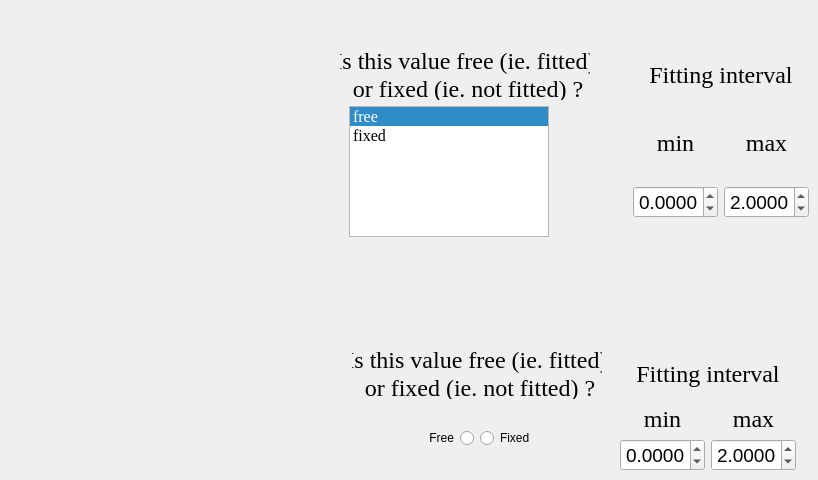
      <widget class="QWidget" name="t6_VB">
       <attribute name="title">
        <string>Page</string>
       </attribute>
       <widget class="QWidget" name="widget_4" native="true">
        <property name="geometry">
         <rect>
          <x>340</x>
          <y>50</y>
          <width>469</width>
          <height>421</height>
         </rect>
        </property>
        <layout class="QVBoxLayout" name="verticalLayout_2">
         <item>
          <layout class="QGridLayout" name="gridLayout_10">
           <item row="4" column="1">
            <layout class="QGridLayout" name="gridLayout_12">
             <item row="0" column="1">
              <widget class="QLabel" name="alpha0min_85">
               <property name="maximumSize">
                <size>
                 <width>105</width>
                 <height>403</height>
                </size>
               </property>
               <property name="font">
                <font>
                 <family>Times New Roman</family>
                 <pointsize>18</pointsize>
                </font>
               </property>
               <property name="contextMenuPolicy">
                <enum>Qt::PreventContextMenu</enum>
               </property>
               <property name="text">
                <string>min</string>
               </property>
               <property name="scaledContents">
                <bool>true</bool>
               </property>
               <property name="alignment">
                <set>Qt::AlignCenter</set>
               </property>
              </widget>
             </item>
             <item row="1" column="1">
              <widget class="QDoubleSpinBox" name="minalpha0_2">
               <property name="maximumSize">
                <size>
                 <width>85</width>
                 <height>16777215</height>
                </size>
               </property>
               <property name="font">
                <font>
                 <pointsize>14</pointsize>
                </font>
               </property>
               <property name="alignment">
                <set>Qt::AlignCenter</set>
               </property>
               <property name="decimals">
                <number>4</number>
               </property>
               <property name="minimum">
                <double>-100.000000000000000</double>
               </property>
               <property name="maximum">
                <double>100.000000000000000</double>
               </property>
               <property name="singleStep">
                <double>0.100000000000000</double>
               </property>
              </widget>
             </item>
             <item row="1" column="2">
              <widget class="QDoubleSpinBox" name="maxalpha0_2">
               <property name="maximumSize">
                <size>
                 <width>85</width>
                 <height>16777215</height>
                </size>
               </property>
               <property name="font">
                <font>
                 <pointsize>14</pointsize>
                </font>
               </property>
               <property name="alignment">
                <set>Qt::AlignCenter</set>
               </property>
               <property name="decimals">
                <number>4</number>
               </property>
               <property name="minimum">
                <double>-100.000000000000000</double>
               </property>
               <property name="maximum">
                <double>100.000000000000000</double>
               </property>
               <property name="singleStep">
                <double>0.100000000000000</double>
               </property>
               <property name="value">
                <double>2.000000000000000</double>
               </property>
              </widget>
             </item>
             <item row="0" column="2">
              <widget class="QLabel" name="alpha0min_88">
               <property name="maximumSize">
                <size>
                 <width>105</width>
                 <height>40</height>
                </size>
               </property>
               <property name="font">
                <font>
                 <family>Times New Roman</family>
                 <pointsize>18</pointsize>
                </font>
               </property>
               <property name="contextMenuPolicy">
                <enum>Qt::PreventContextMenu</enum>
               </property>
               <property name="text">
                <string>max</string>
               </property>
               <property name="scaledContents">
                <bool>true</bool>
               </property>
               <property name="alignment">
                <set>Qt::AlignCenter</set>
               </property>
              </widget>
             </item>
            </layout>
           </item>
           <item row="0" column="1">
            <widget class="QLabel" name="label_11">
             <property name="maximumSize">
              <size>
               <width>16777215</width>
               <height>30</height>
              </size>
             </property>
             <property name="font">
              <font>
               <family>Times New Roman</family>
               <pointsize>18</pointsize>
               <weight>50</weight>
               <italic>false</italic>
               <bold>false</bold>
              </font>
             </property>
             <property name="text">
              <string>Fitting interval</string>
             </property>
             <property name="alignment">
              <set>Qt::AlignCenter</set>
             </property>
            </widget>
           </item>
           <item row="4" column="0">
            <widget class="QWidget" name="widget_2" native="true">
             <layout class="QGridLayout" name="gridLayout_13">
              <property name="topMargin">
               <number>0</number>
              </property>
              <property name="bottomMargin">
               <number>0</number>
              </property>
              <item row="0" column="0">
               <widget class="QListWidget" name="fixed_alpha0_2">
                <property name="sizePolicy">
                 <sizepolicy hsizetype="Expanding" vsizetype="Expanding">
                  <horstretch>0</horstretch>
                  <verstretch>0</verstretch>
                 </sizepolicy>
                </property>
                <property name="minimumSize">
                 <size>
                  <width>40</width>
                  <height>20</height>
                 </size>
                </property>
                <property name="maximumSize">
                 <size>
                  <width>200</width>
                  <height>16777215</height>
                 </size>
                </property>
                <property name="font">
                 <font>
                  <family>Times New Roman</family>
                  <pointsize>18</pointsize>
                 </font>
                </property>
                <property name="currentRow">
                 <number>0</number>
                </property>
                <item>
                 <property name="text">
                  <string>free</string>
                 </property>
                 <property name="font">
                  <font>
                   <family>Times New Roman</family>
                   <pointsize>12</pointsize>
                  </font>
                 </property>
                </item>
                <item>
                 <property name="text">
                  <string>fixed</string>
                 </property>
                 <property name="font">
                  <font>
                   <family>Times New Roman</family>
                   <pointsize>12</pointsize>
                  </font>
                 </property>
                </item>
               </widget>
              </item>
              <item row="0" column="1">
               <spacer name="horizontalSpacer_4">
                <property name="orientation">
                 <enum>Qt::Horizontal</enum>
                </property>
                <property name="sizeHint" stdset="0">
                 <size>
                  <width>38</width>
                  <height>20</height>
                 </size>
                </property>
               </spacer>
              </item>
              <item row="1" column="0">
               <spacer name="verticalSpacer_2">
                <property name="orientation">
                 <enum>Qt::Vertical</enum>
                </property>
                <property name="sizeHint" stdset="0">
                 <size>
                  <width>20</width>
                  <height>2</height>
                 </size>
                </property>
               </spacer>
              </item>
             </layout>
            </widget>
           </item>
           <item row="0" column="0">
            <widget class="QLabel" name="alpha0min_51">
             <property name="minimumSize">
              <size>
               <width>250</width>
               <height>50</height>
              </size>
             </property>
             <property name="maximumSize">
              <size>
               <width>250</width>
               <height>50</height>
              </size>
             </property>
             <property name="font">
              <font>
               <family>Times New Roman</family>
               <pointsize>18</pointsize>
               <weight>50</weight>
               <italic>false</italic>
               <bold>false</bold>
              </font>
             </property>
             <property name="contextMenuPolicy">
              <enum>Qt::PreventContextMenu</enum>
             </property>
             <property name="text">
              <string>Is this value free (ie. fitted)
 or fixed (ie. not fitted) ?</string>
             </property>
             <property name="scaledContents">
              <bool>true</bool>
             </property>
             <property name="alignment">
              <set>Qt::AlignCenter</set>
             </property>
            </widget>
           </item>
          </layout>
         </item>
         <item>
          <widget class="QWidget" name="widget_5" native="true">
           <property name="minimumSize">
            <size>
             <width>0</width>
             <height>100</height>
            </size>
           </property>
          </widget>
         </item>
         <item>
          <layout class="QGridLayout" name="gridLayout_15">
           <item row="4" column="1">
            <layout class="QGridLayout" name="gridLayout_16">
             <item row="0" column="1">
              <widget class="QLabel" name="alpha0min_91">
               <property name="maximumSize">
                <size>
                 <width>105</width>
                 <height>403</height>
                </size>
               </property>
               <property name="font">
                <font>
                 <family>Times New Roman</family>
                 <pointsize>18</pointsize>
                </font>
               </property>
               <property name="contextMenuPolicy">
                <enum>Qt::PreventContextMenu</enum>
               </property>
               <property name="text">
                <string>min</string>
               </property>
               <property name="scaledContents">
                <bool>true</bool>
               </property>
               <property name="alignment">
                <set>Qt::AlignCenter</set>
               </property>
              </widget>
             </item>
             <item row="1" column="1">
              <widget class="QDoubleSpinBox" name="minalpha0_3">
               <property name="maximumSize">
                <size>
                 <width>85</width>
                 <height>16777215</height>
                </size>
               </property>
               <property name="font">
                <font>
                 <pointsize>14</pointsize>
                </font>
               </property>
               <property name="alignment">
                <set>Qt::AlignCenter</set>
               </property>
               <property name="decimals">
                <number>4</number>
               </property>
               <property name="minimum">
                <double>-100.000000000000000</double>
               </property>
               <property name="maximum">
                <double>100.000000000000000</double>
               </property>
               <property name="singleStep">
                <double>0.100000000000000</double>
               </property>
              </widget>
             </item>
             <item row="1" column="2">
              <widget class="QDoubleSpinBox" name="maxalpha0_3">
               <property name="maximumSize">
                <size>
                 <width>85</width>
                 <height>16777215</height>
                </size>
               </property>
               <property name="font">
                <font>
                 <pointsize>14</pointsize>
                </font>
               </property>
               <property name="alignment">
                <set>Qt::AlignCenter</set>
               </property>
               <property name="decimals">
                <number>4</number>
               </property>
               <property name="minimum">
                <double>-100.000000000000000</double>
               </property>
               <property name="maximum">
                <double>100.000000000000000</double>
               </property>
               <property name="singleStep">
                <double>0.100000000000000</double>
               </property>
               <property name="value">
                <double>2.000000000000000</double>
               </property>
              </widget>
             </item>
             <item row="0" column="2">
              <widget class="QLabel" name="alpha0min_92">
               <property name="maximumSize">
                <size>
                 <width>105</width>
                 <height>40</height>
                </size>
               </property>
               <property name="font">
                <font>
                 <family>Times New Roman</family>
                 <pointsize>18</pointsize>
                </font>
               </property>
               <property name="contextMenuPolicy">
                <enum>Qt::PreventContextMenu</enum>
               </property>
               <property name="text">
                <string>max</string>
               </property>
               <property name="scaledContents">
                <bool>true</bool>
               </property>
               <property name="alignment">
                <set>Qt::AlignCenter</set>
               </property>
              </widget>
             </item>
            </layout>
           </item>
           <item row="0" column="1">
            <widget class="QLabel" name="label_12">
             <property name="maximumSize">
              <size>
               <width>16777215</width>
               <height>30</height>
              </size>
             </property>
             <property name="font">
              <font>
               <family>Times New Roman</family>
               <pointsize>18</pointsize>
               <weight>50</weight>
               <italic>false</italic>
               <bold>false</bold>
              </font>
             </property>
             <property name="text">
              <string>Fitting interval</string>
             </property>
             <property name="alignment">
              <set>Qt::AlignCenter</set>
             </property>
            </widget>
           </item>
           <item row="4" column="0">
            <widget class="QWidget" name="widget_3" native="true">
             <layout class="QGridLayout" name="gridLayout_17">
              <property name="topMargin">
               <number>0</number>
              </property>
              <property name="bottomMargin">
               <number>0</number>
              </property>
              <item row="0" column="0">
               <widget class="QWidget" name="widget" native="true">
                <layout class="QHBoxLayout" name="horizontalLayout_2">
                 <item>
                  <layout class="QHBoxLayout" name="horizontalLayout">
                   <item>
                    <widget class="QRadioButton" name="radioButton">
                     <property name="layoutDirection">
                      <enum>Qt::RightToLeft</enum>
                     </property>
                     <property name="text">
                      <string>Free</string>
                     </property>
                    </widget>
                   </item>
                   <item>
                    <widget class="QRadioButton" name="radioButton_2">
                     <property name="text">
                      <string>Fixed</string>
                     </property>
                    </widget>
                   </item>
                  </layout>
                 </item>
                </layout>
               </widget>
              </item>
             </layout>
            </widget>
           </item>
           <item row="0" column="0">
            <widget class="QLabel" name="alpha0min_52">
             <property name="minimumSize">
              <size>
               <width>250</width>
               <height>50</height>
              </size>
             </property>
             <property name="maximumSize">
              <size>
               <width>250</width>
               <height>50</height>
              </size>
             </property>
             <property name="font">
              <font>
               <family>Times New Roman</family>
               <pointsize>18</pointsize>
               <weight>50</weight>
               <italic>false</italic>
               <bold>false</bold>
              </font>
             </property>
             <property name="contextMenuPolicy">
              <enum>Qt::PreventContextMenu</enum>
             </property>
             <property name="text">
              <string>Is this value free (ie. fitted)
 or fixed (ie. not fitted) ?</string>
             </property>
             <property name="scaledContents">
              <bool>true</bool>
             </property>
             <property name="alignment">
              <set>Qt::AlignCenter</set>
             </property>
            </widget>
           </item>
          </layout>
         </item>
        </layout>
       </widget>
      </widget>
